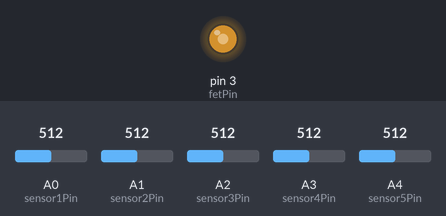
Bench run of a sketch on a simulated Arduino Uno, built with avr-gcc and run on an emulated ATmega328P. On the bench: output pins drawn as LEDs (lit = HIGH). Inputs (shaded band) come from the test bench; at power-on: A0 (sensor1Pin) = 512, A1 (sensor2Pin) = 512, A2 (sensor3Pin) = 512, A3 (sensor4Pin) = 512, A4 (sensor5Pin) = 512.

Above: at 1.8 s.
1.9 s: A0 (sensor1Pin) set to 479
At 3.2 s:
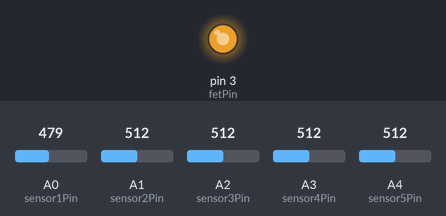
3.5 s: A0 (sensor1Pin) set to 716
At 4.9 s:
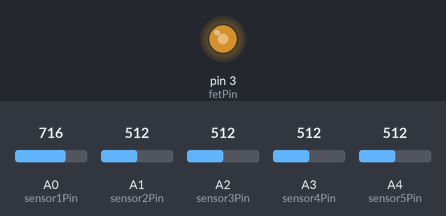
5.5 s: A0 (sensor1Pin) set to 306
At 6.6 s:
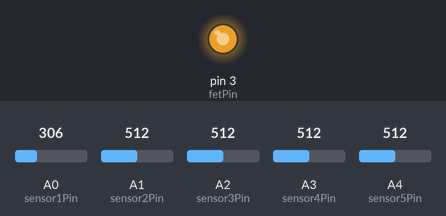
Timing chart, 0 to 8.5 s (numbered marks = the images above; inputs shaded):
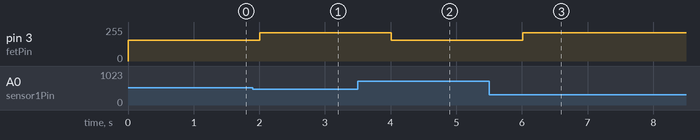

Measured:
- the behaviour switches between 489 and 488 on A0 (sensor1Pin) (found by bisection; images 0 and 1)
- after the input at 1.9 s, pin 3 (fetPin): 157/255 → 213/255 after 0.11 s
- after the input at 3.5 s, pin 3 (fetPin): 213/255 → 157/255 after 0.51 s
- after the input at 5.5 s, pin 3 (fetPin): 157/255 → 213/255 after 0.51 s

The sketch:

medTech.ino
```cpp
// Declare Variables
int sensor1Pin = A0;
int sensor2Pin = A1;
int sensor3Pin = A2;
int sensor4Pin = A3;
int sensor5Pin = A4;
int blue = 5;
int yellow = 6;
int fetPin = 3;
float res1;
float res2;
float res3;
float res4;
float res5;
float temp1;
float temp2;
float temp3;
float temp4;
float temp5;

void setup() {
  // put your setup code here, to run once:
  Serial.begin(9600);
  pinMode(fetPin, OUTPUT);
}

void loop() {
  // Get temp from each sensor
  int reading1 = analogRead(sensor1Pin);
  res1 = (1023.0 / (float)reading1 - 1) * 100000; // Calculate the resistance
  temp1 = 1 / (log(res1 / 100000) / 3950 + 1 / 298.15) - 273.15; // Calculate the temperature (celsius)

  int reading2 = analogRead(sensor2Pin);
  res2 = (1023.0 / (float)reading2 - 1) * 100000; // Calculate the resistance
  temp2 = 1 / (log(res2 / 100000) / 3950 + 1 / 298.15) - 273.15; // Calculate the temperature (celsius)

  int reading3 = analogRead(sensor3Pin);
  res3 = (1023.0 / (float)reading3 - 1) * 100000; // Calculate the resistance
  temp3 = 1 / (log(res3 / 100000) / 3950 + 1 / 298.15) - 273.15; // Calculate the temperature (celsius)

  int reading4 = analogRead(sensor4Pin);
  res4 = (1023.0 / (float)reading4 - 1) * 100000; // Calculate the resistance
  temp4 = 1 / (log(res4 / 100000) / 3950 + 1 / 298.15) - 273.15; // Calculate the temperature (celsius)

  int reading5 = analogRead(sensor5Pin);
  res5 = (1023.0 / (float)reading5 - 1) * 100000; // Calculate the resistance
  temp5 = 1 / (log(res5 / 100000) / 3950 + 1 / 298.15) - 273.15; // Calculate the temperature (celsius)

  // Check if any readings are below 29 and 23 degrees celsius. If yes, start heating pad
    if(temp1 <= 23 || temp2 <= 23 || temp3 <= 23 || temp4 <= 23 || temp5 <= 23)
    {
      digitalWrite(yellow, HIGH);
      digitalWrite(blue, HIGH);
      analogWrite(fetPin, 213);
    }
    else if(temp1 <= 29 || temp2 <= 29 || temp3 <= 29 || temp4 <= 29 || temp5 <= 29)
    {
      digitalWrite(yellow, HIGH);
      digitalWrite(blue, LOW);
      analogWrite(fetPin, 157);
    }
    else
    {
      digitalWrite(yellow, LOW);
      digitalWrite(blue, LOW);
      analogWrite(fetPin, 0);
    }
  delay(1000);
}
```
